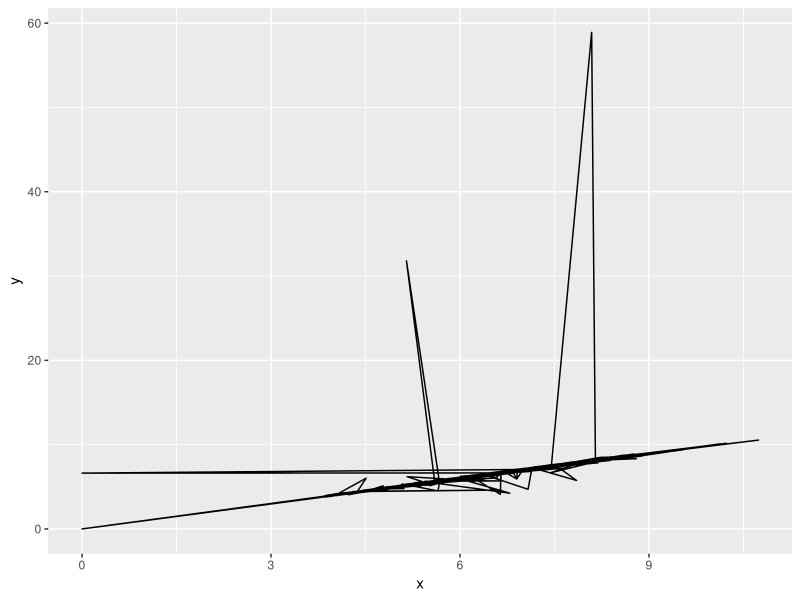
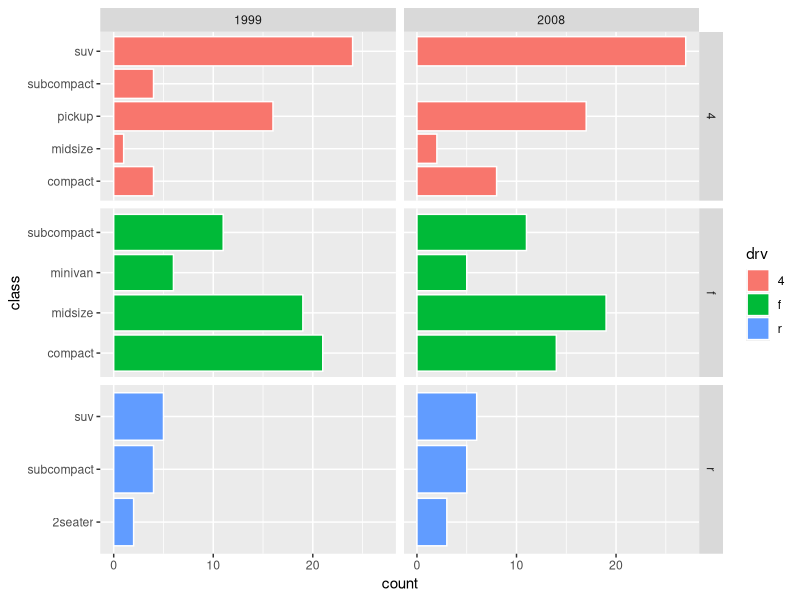
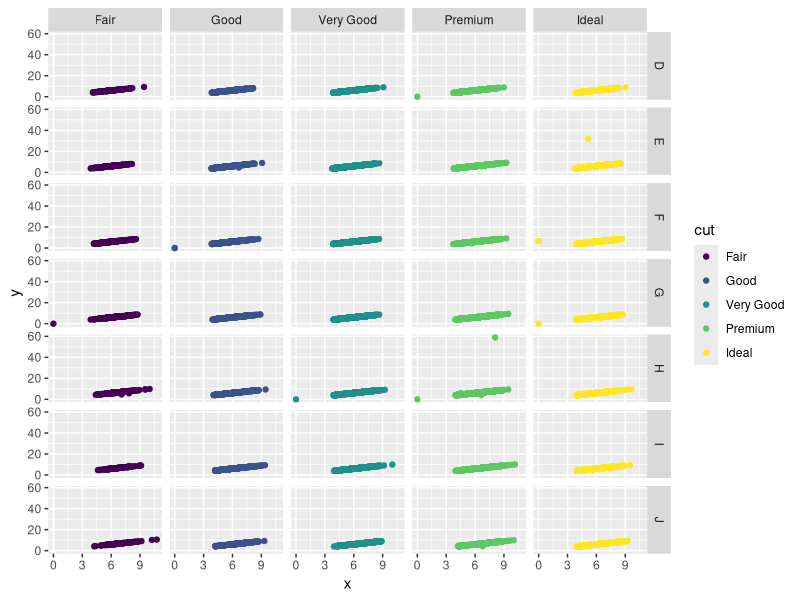

Recreate these plots in R, in order.
#24-0731 wedn 14:50

#
library(tidyverse)
diamonds |> 
  ggplot(aes(x = x, y = y)) +
  geom_path()


#
mpg |> 
  ggplot(aes(x = class, fill = drv)) +
  geom_bar(colour = "white", position = "dodge") +
  facet_grid(drv~year, scales = "free_y") +
  coord_flip()

#
diamonds |> 
  ggplot(aes(x = x, y = y)) +
  geom_point(aes(color = cut)) +
  facet_grid(color~cut) 

# git remote set-url origin https://<playbooksolitude>:<ssh-ed25519 AAAAC3NzaC1lZDI1NTE5AAAAINLbJka8My817vLoPGuLHDH0CJsScxsNcCle5+4BZ0MH yohanchoi@YOHANui-MacBookPro.local>@github.com/playbooksolitude/springnew.git


# git config --global user.name "playbooksolitude"
# git config --global user.email "slatopr@gmail.com"



# playbooksolitude for https://github.com
# Password for https://github.com/hyun98
